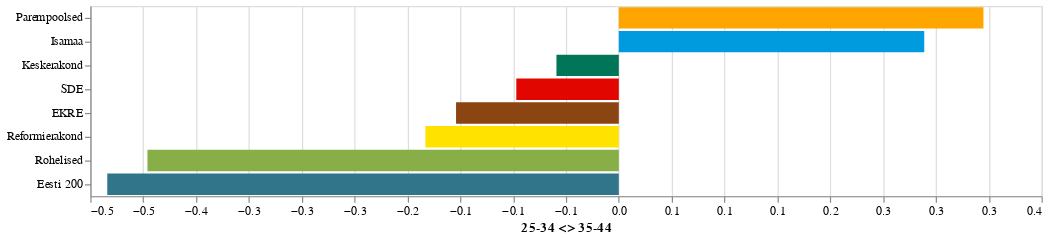

Write notebook code for a chart like this one.
### Code cell
e2e_plot({
    'res_col' : 'thermometer',
    'factor_cols': ['age_group'],
    'filter': { 'age_group': ('25-34','35-44')},
    'plot': 'diff_columns-cont',
    'internal_facet': True,
    'plot_args': { 'sort_descending': True }
},data_file)

### Figure 1 — Vega-Lite specification as saved in the notebook (floating-point values rounded to 4 significant figures)
{"config": {"view": {"continuousWidth": 300, "continuousHeight": 300}}, "data": {"name": "data-9113ff682dd31ac25c01f4eb82895b5a"}, "mark": {"type": "bar"}, "encoding": {"color": {"field": "question", "legend": null, "scale": {"domain": ["Keskerakond", "EKRE", "Reformierakond", "Isamaa", "SDE", "Rohelised", "Eesti 200", "Parempoolsed"], "range": ["#007557", "#8B4513", "#FFE200", "#009BDF", "#E10600", "#88AF47", "#31758A", "orange"]}, "type": "nominal"}, "tooltip": [{"field": "question", "type": "nominal"}, {"field": "thermometer", "format": ".1f", "title": "thermometer difference", "type": "quantitative"}], "x": {"axis": {"format": ".1f", "title": "25-34 <> 35-44"}, "field": "thermometer", "title": "35-44 - 25-34", "type": "quantitative"}, "y": {"field": "question", "sort": ["Parempoolsed", "Isamaa", "Keskerakond", "SDE", "EKRE", "Reformierakond", "Rohelised", "Eesti 200"], "title": null, "type": "nominal"}}, "width": 800, "$schema": "https://vega.github.io/schema/vega-lite/v5.15.1.json", "datasets": {"data-9113ff682dd31ac25c01f4eb82895b5a": [{"question": "Keskerakond", "thermometer": -0.059}, {"question": "EKRE", "thermometer": -0.154}, {"question": "Reformierakond", "thermometer": -0.183}, {"question": "Isamaa", "thermometer": 0.289}, {"question": "SDE", "thermometer": -0.097}, {"question": "Rohelised", "thermometer": -0.446}, {"question": "Eesti 200", "thermometer": -0.484}, {"question": "Parempoolsed", "thermometer": 0.345}]}}
